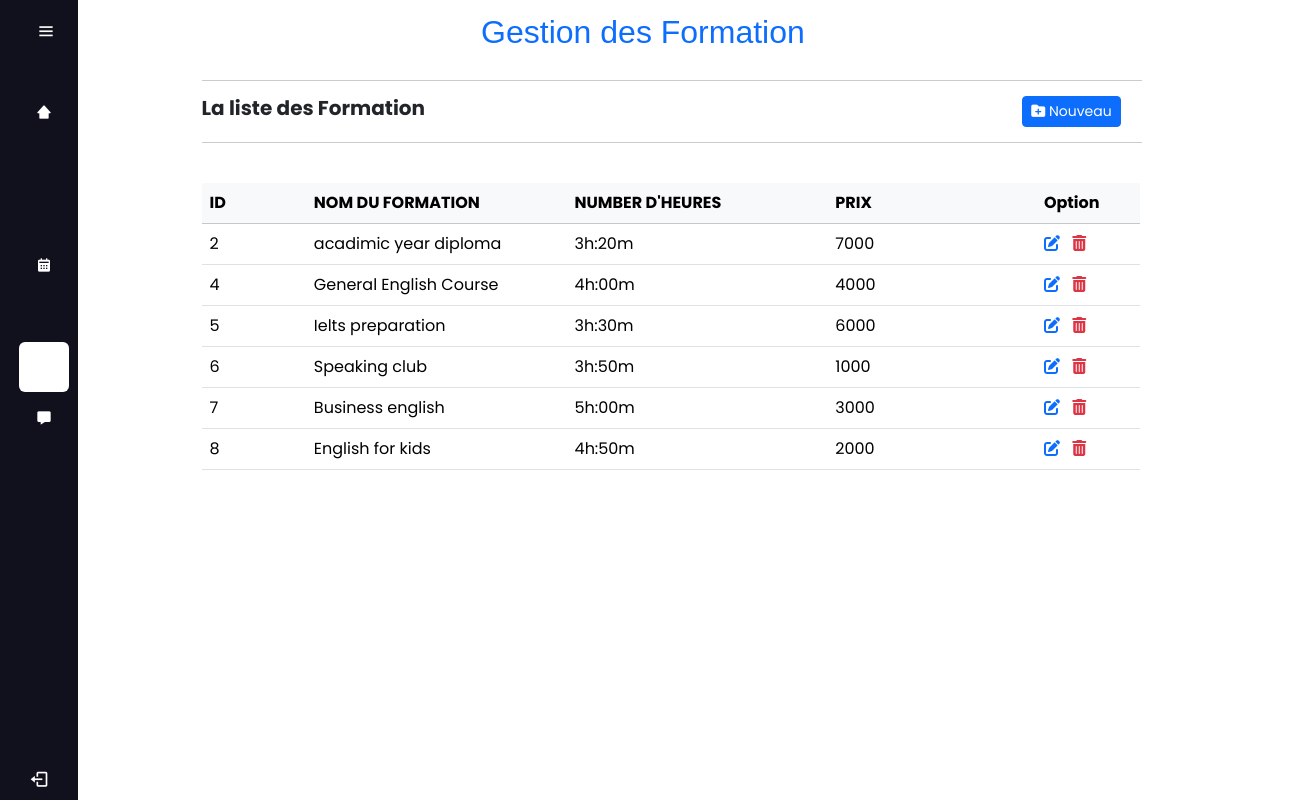
/formation.php, run on the app's committed database.
### tables this page shows
CREATE TABLE `class` (
  `idformation` int(11) NOT NULL,
  `nomforma` varchar(50) NOT NULL,
  `nbrheure` varchar(20) NOT NULL,
  `prix` int(50) NOT NULL
);

### formation.php (the view, shortened to what this page needs)
<!DOCTYPE html>
<html lang="en">
<head>
    <link rel='stylesheet' href='https://cdn-uicons.flaticon.com/2.3.0/uicons-solid-straight/css/uicons-solid-straight.css'>
    <link rel='stylesheet' href='https://cdn-uicons.flaticon.com/2.3.0/uicons-solid-rounded/css/uicons-solid-rounded.css'>
    <link rel='stylesheet' href='https://cdn-uicons.flaticon.com/2.3.0/uicons-regular-straight/css/uicons-regular-straight.css'>
    <link rel='stylesheet' href='https://cdn-uicons.flaticon.com/2.3.0/uicons-solid-straight/css/uicons-solid-straight.css'>
    <link href='https://unpkg.com/boxicons@2.1.4/css/boxicons.min.css' rel='stylesheet'>
    <link href="https://cdn.datatables.net/v/bs5/dt-2.0.5/datatables.min.css" rel="stylesheet">
    <link rel="stylesheet" href="https://cdnjs.cloudflare.com/ajax/libs/font-awesome/6.5.2/css/all.min.css"crossorigin="anonymous" >
    <link rel="stylesheet" href="index.css">
    <link href="https://cdn.jsdelivr.net/npm/bootstrap@5.3.3/dist/css/bootstrap.min.css" rel="stylesheet">    <title>espace admin</title>
</head>
<body>
    <div class="sidebar">
        <div class="logo_content">
            <i class='bx bx-menu' id="btn"></i>
        </div>
        <ul class="nav_list">
        <li >
            <a href="accadm.php">
                <i class='bx bxs-home-alt-2'></i>
            </a>
        </li>
        <li>
            <a href="apradm.php">
                <i class="fi fi-ss-users-class"></i>
            </a>
        </li>
        <li>
            <a href="enseiadm.php">
                <i class="fi fi-sr-graduation-cap"></i>
            </a>
        </li>
        <li>
            <a href="emploi.php">
                <i class='bx bxs-calendar'></i>
            </a>
        </li>
        <li >
            <a  href="salle.php">
                <i class="fi fi-rs-school"></i>
            </a>
        </li>
        <li class="active">
            <a class="active" href="#">
                <i class="fi fi-ss-e-learning"></i>
            </a>
        </li>
        <li>
            <a href="cont.php">
                <i class='bx bxs-message'></i>
            </a>
        </li>
    </ul>
    <div class="profile_content">
        <div class="profile">
        <a href="logout.php"><i class='bx bx-log-out' id="log_out" style="color: #fff;"></i></a>
        </div>
    </div>
</div>
<div class="home_content">
    <section class="container" style="width: 80%;margin-left:7%;margin-top:1%;">
        <div class="row">
            <div class="col-lg-8 col-sm" style="margin-left:10%; margin-bottom:2%;">
                <h1 class="fs-2 text-center lead text-primary" style="font-family:Verdana, Geneva, Tahoma, sans-serif">Gestion des Formation</h1>
            </div>
        </div>
        <div class="dropdown-divider" style="margin-bottom: 15px; margin-right: 8%; border-top:1px solid #ccccd0;"></div>
        <div class="row">
            <div class="col-md-4">
                <h5 class="fw-bold mb-0"> La liste des Formation</h5>
            </div>
            <div class="col-md-7">
                <div class="d-flex justify-content-end">
                    <button class="btn btn-primary btn-sm me-3"data-bs-toggle="modal" data-bs-target="#createModal">
                        <i class="fas fa-folder-plus"></i> Nouveau</button>
                </div>
            </div>
        </div>
        <div class="dropdown-divider" style="margin-top: 15px; margin-right: 8%; border-top:1px solid #ccccd0;"></div>
        <div class="row">
            <div class="table-responsive" style="margin-top: 40px; max-width: 92%;">
            <table class="table">
                <thead class="table-light">
                    <?php
                    include_once "function.php";
                    $sql = "SELECT * FROM class";
                    $result = mysqli_query($conn, $sql);
                    if (mysqli_num_rows($result) > 0) {
                        ?>
                  <tr>
                    <th scope="col" style="width:10%;text-align: start;">ID</th>
                    <th scope="col" style="width:25%;text-align: start;">NOM DU FORMATION</th>
                    <th scope="col" style="width:25%;text-align: start;">NUMBER D'HEURES</th>
                    <th scope="col" style="width:20% ;text-align: start;">PRIX</th>
                    <th scope="col" style="width:10% ;text-align: start;">Option</th>
                  </tr>
                </thead>
                <tbody>
                    <?php
                        while ($row = mysqli_fetch_assoc($result)) {
                            ?>
                  <tr>
                        <td style=" text-align: start;"><?=$row['idformation']?></td>
                        <td style=" text-align: start;"><?=$row['nomforma']?></td>
                        <td style=" text-align: start;"><?=$row['nbrheure']?></td>
                        <td style=" text-align: start;"><?=$row['prix']?></td>
                    <td>
                        <a href="editf.php?editf=<?=$row['idformation']?>" class="text-primary me-2 editbtn"title="Modifier"><i class="fas fa-edit"></i></a>
                        <a href="formation.php?deletef=<?php echo $row['idformation']?>" onclick="return confirm('Voulez-vous supprimer cette salle ?')" class="text-danger me-2 deletebtn"title="supprimer"><i class="fas fa-trash-alt"></i></a>
                    </td>
                  </tr>
                  <?php
                        }} else {
                            echo "<tr><td colspan='8' class='text-center'>Aucun apprenant trouvé</td></tr>";
                        }
                    ?>
                </tbody>
              </table>
            </div>
        </div>
      </section>
</div>
</body>
</html>

### index.css (style rules this page uses)
* { margin: 0; padding: 0; box-sizing: border-box; font-family: "Poppins",sans-serif; }
body { position: relative; min-height: 100vh; width: 100%; overflow: hidden; }
.sidebar { position: fixed; top: 0; left: 0; height:100%; width: 78px; background:#11101d; padding: 7px 14px; transition: all 0.5s ease; margin-left: 0px; }
.sidebar ul li.active, .sidebar ul li:hover { background-color:#fff ; border-radius:6px; color:#11101d ; }
.sidebar ul li a.active, .sidebar ul li a:hover { color:#11101d ; }
.sidebar #btn { position: absolute; color: #fff; left: 59%; top: 6px; font-size: 20px; height:50px; width: 50px; text-align: center; line-height: 50px; transform: translateX(-50%); cursor: pointer; transition: all 0.5s ease; }
.sidebar ul { margin-top: 20px; padding-left: 0; }
.sidebar ul li { position: relative; height: 50px; width: 100%; margin: 1px 5px; list-style: none; line-height: 50px; }
.sidebar ul li a { color: #fff; display: flex; align-items: center; text-decoration: none; transition: all 0.2s ease; border-radius: 12px; white-space: nowrap; }
.sidebar ul li a i { height: 50px; min-width: 50px; border-radius: 12px; line-height: 50px; text-align: center; }
.sidebar .profile_content { position: absolute; color: #fff; bottom: 0; left: 0; width: 100%; }
.sidebar .profile_content .profile { position: relative; padding: 10px 6px; height: 60px; }
.profile_content .profile #log_out { position: absolute; left: 50%; bottom: 11px; font-weight: 400; cursor: pointer; font-size: 20px; transform: translateX(-50%); transition: all 0.5s ease; }
.home_content { position: absolute; height: 100%; width: 100%; left: 98px; transition: all 0.5s ease; margin-left: 0; }

### data on the page
class: idformation "2", nomforma "acadimic year diploma", nbrheure "3h:20m", prix "7000"
class: idformation "4", nomforma "General English Course", nbrheure "4h:00m", prix "4000"
class: idformation "5", nomforma "Ielts preparation", nbrheure "3h:30m", prix "6000"
class: idformation "6", nomforma "Speaking club", nbrheure "3h:50m", prix "1000"
class: idformation "7", nomforma "Business english", nbrheure "5h:00m", prix "3000"
class: idformation "8", nomforma "English for kids", nbrheure "4h:50m", prix "2000"
